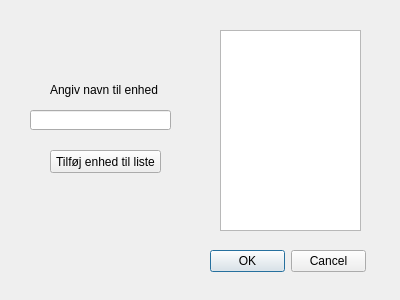
<?xml version="1.0" encoding="UTF-8"?>
<ui version="4.0">
 <class>Enheder</class>
 <widget class="QDialog" name="Enheder">
  <property name="geometry">
   <rect>
    <x>0</x>
    <y>0</y>
    <width>400</width>
    <height>300</height>
   </rect>
  </property>
  <property name="windowTitle">
   <string>Dialog</string>
  </property>
  <widget class="QListWidget" name="listeAfEnheder">
   <property name="geometry">
    <rect>
     <x>220</x>
     <y>30</y>
     <width>141</width>
     <height>201</height>
    </rect>
   </property>
  </widget>
  <widget class="QDialogButtonBox" name="godkend">
   <property name="geometry">
    <rect>
     <x>210</x>
     <y>250</y>
     <width>156</width>
     <height>23</height>
    </rect>
   </property>
   <property name="standardButtons">
    <set>QDialogButtonBox::Cancel|QDialogButtonBox::Ok</set>
   </property>
  </widget>
  <widget class="QLabel" name="label">
   <property name="geometry">
    <rect>
     <x>50</x>
     <y>80</y>
     <width>121</width>
     <height>20</height>
    </rect>
   </property>
   <property name="text">
    <string>Angiv navn til enhed</string>
   </property>
  </widget>
  <widget class="QLineEdit" name="navnEnhed">
   <property name="geometry">
    <rect>
     <x>30</x>
     <y>110</y>
     <width>141</width>
     <height>20</height>
    </rect>
   </property>
  </widget>
  <widget class="QPushButton" name="tilfoejEnhedTilListe">
   <property name="geometry">
    <rect>
     <x>50</x>
     <y>150</y>
     <width>111</width>
     <height>23</height>
    </rect>
   </property>
   <property name="text">
    <string>Tilføj enhed til liste</string>
   </property>
  </widget>
 </widget>
 <resources/>
 <connections>
  <connection>
   <sender>godkend</sender>
   <signal>accepted()</signal>
   <receiver>Enheder</receiver>
   <slot>accept()</slot>
   <hints>
    <hint type="sourcelabel">
     <x>287</x>
     <y>261</y>
    </hint>
    <hint type="destinationlabel">
     <x>199</x>
     <y>149</y>
    </hint>
   </hints>
  </connection>
  <connection>
   <sender>godkend</sender>
   <signal>rejected()</signal>
   <receiver>Enheder</receiver>
   <slot>reject()</slot>
   <hints>
    <hint type="sourcelabel">
     <x>287</x>
     <y>261</y>
    </hint>
    <hint type="destinationlabel">
     <x>199</x>
     <y>149</y>
    </hint>
   </hints>
  </connection>
 </connections>
</ui>
